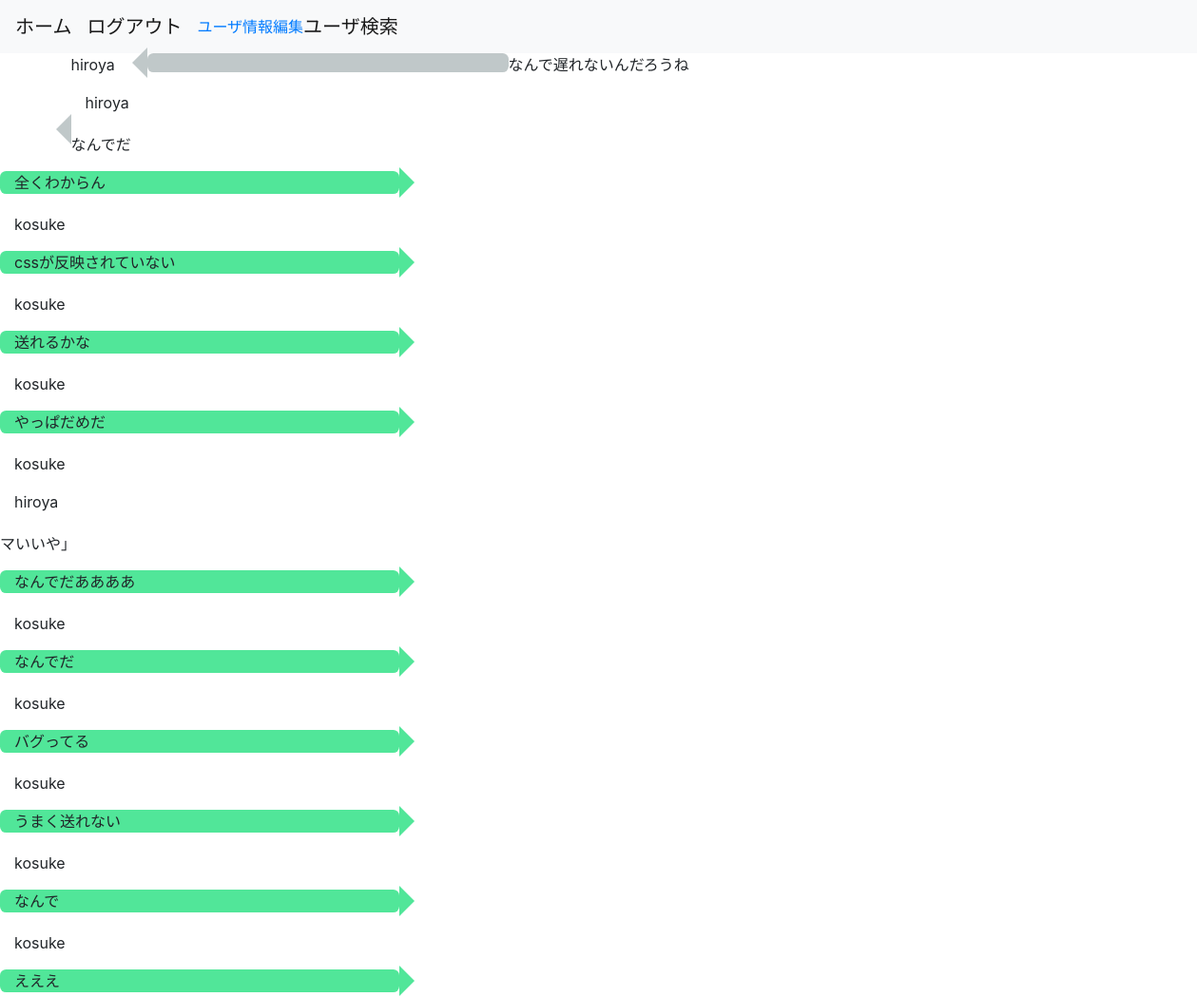
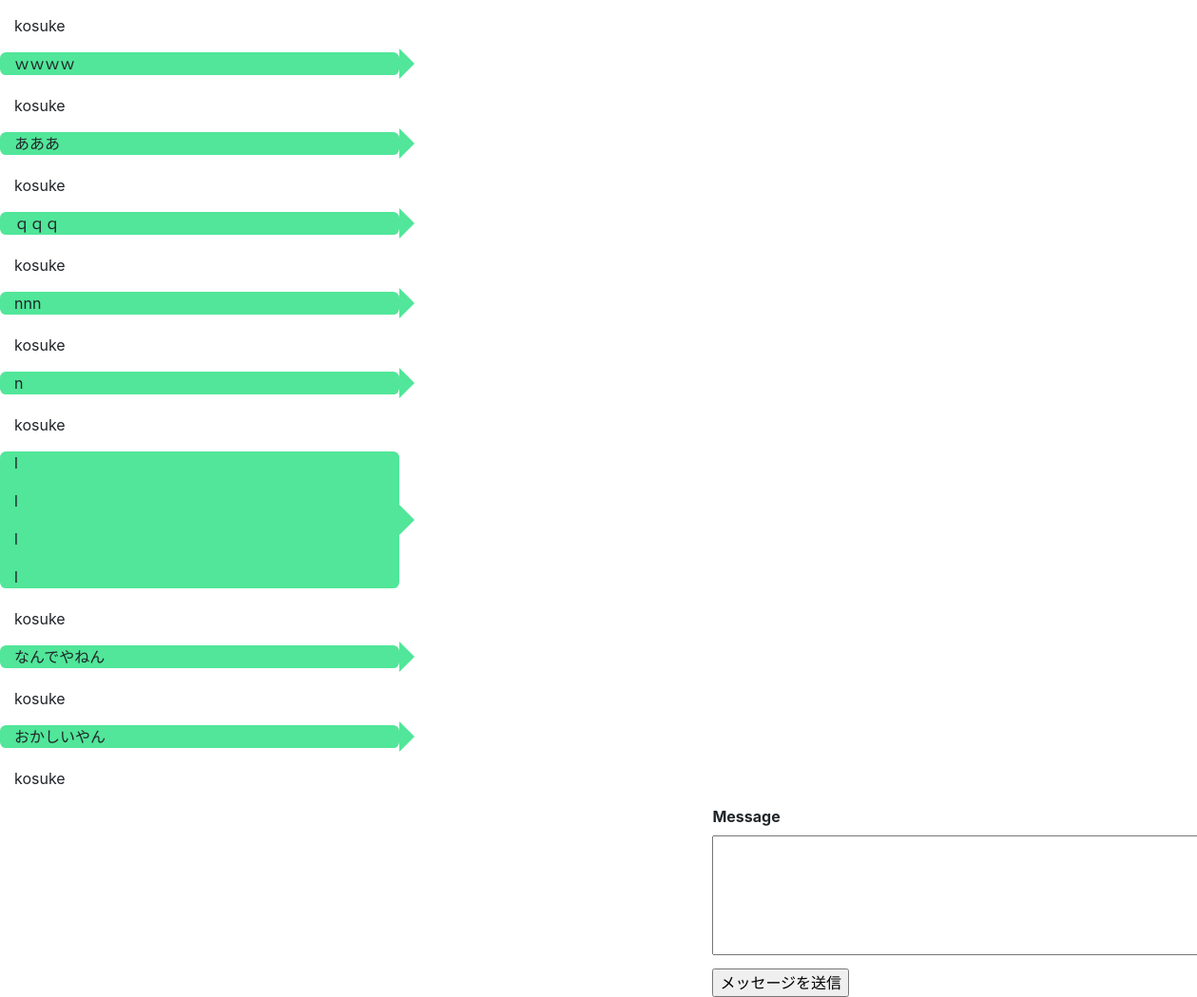
Screenshot of /message/2 (signed in) with the database file from the repository (2 pictures, top to bottom).
### flaskr/models.py (models this page shows, shortened)
class User(UserMixin, db.Model):
    __tablename__ = 'users'
    id = db.Column(db.Integer, primary_key=True)
    username = db.Column(db.String(64), index=True)
    email = db.Column(db.String(64), unique=True, index=True)
    password = db.Column(
        db.String(128),
        default = generate_password_hash('flasksnsapp')
    )
    picture_path = db.Column(db.Text)
    is_active = db.Column(db.Boolean, unique=False, default=False)
    create_at = db.Column(db.DateTime, default=datetime.now)
    update_at = db.Column(db.DateTime, default=datetime.now)
    @classmethod
    def select_user_by_id(cls, id):
      return cls.query.get(id)

class Message(db.Model):
    __tablename__ = 'messages'
    id = db.Column(db.Integer, primary_key=True)
    from_user_id = db.Column(db.Integer, db.ForeignKey('users.id'), index=True)
    to_user_id = db.Column(db.Integer, db.ForeignKey('users.id'), index=True)
    is_read = db.Column(db.Boolean, default=False)
    message = db.Column(db.Text)
    create_at = db.Column(db.DateTime, default=datetime.now())
    update_at = db.Column(db.DateTime, default=datetime.now())
    @classmethod
    def get_friend_messages(cls, id1, id2):
        return cls.query.filter(
            or_(
                and_(
                    cls.from_user_id == id1,
                    cls.to_user_id == id2
                ),
                and_(
                    cls.from_user_id == id2,
                    cls.to_user_id == id1
                )
            )
        ).order_by(cls.id).all()

### flaskr/views.py (the view)
@bp.route('/message/<id>', methods=['GET', 'POST'])
def message(id):
    if not UserConnect.is_friend(id):
        return redirect(url_for('app.home'))
    form = MessageForm(request.form)
    messages = Message.get_friend_messages(current_user.get_id(), id)
    user = User.select_user_by_id(id)
    read_messages_ids = [message.id for message in messages if (not message.is_read) and (message.from_user_id == int(id))]
    if read_messages_ids:
        with db.session.begin(subtransactions=True):
            Message.update_is_read_by_ids(read_messages_ids)
        db.session.commit()
    if request.method == 'POST' and form.validate():
        new_message = Message(current_user.get_id(), id, form.message.data)
        with db.session.begin(subtransactions=True):
            new_message.create_message()
        db.session.commit()
        return redirect(url_for('app.message', id=id))
    return render_template('message.html', form=form, messages=messages, to_user_id=id, user=user)

### flaskr/forms.py (shortened to what this page needs)
class MessageForm(Form):
    to_user_id = HiddenField()
    message = TextAreaField()
    submit = SubmitField('メッセージを送信')

### flaskr/models.py (called while the page is built)
@login_manager.user_loader
def load_user(user_id):
    return User.query.get(user_id)

    @classmethod
    def is_friend(cls, to_user_id):
        user = cls.query.filter(
            or_(
                and_(
                    UserConnect.from_user_id == current_user.get_id(),
                    UserConnect.to_user_id == to_user_id,
                    UserConnect.status == 2
                ),
                and_(
                    UserConnect.from_user_id == to_user_id,
                    UserConnect.to_user_id == current_user.get_id(),
                    UserConnect.status == 2
                )
            )
        ).first()
        return True if user else False

### flaskr/utils/template_filters.py (called while the page is built)
def replace_newline(text):
    return text.split('\n')

### flaskr/templates/message.html (shortened to what this page needs)
{% from '_formhelpers.html' import render_field %}
{% extends 'base.html' %}
{% block content %}
<div class="row">
{% for message in messages %}
  {% if message.from_user_id == current_user.id %}
  <div class="speech-bubble-self col-lg-4 col-md-8 col-sm-8 col-9">
    {% for splited_message in message.message | replace_newline %}
      <p>{{ splited_message | urlize}}</p>
    {% endfor %}
  </div>
  <div class="col-lg-1 col-md-1 col-sm-2 col-2">
    <p>{{ current_user.username }}</p>
  </div>
  {% else %}
  <div class="col-lg-1 col-md-1 col-sm-2 col-2">
    <p>{{ user.username }}</p>
  </div>
  <div class="speech-bubble-dest col-lg-4 col-md-8 col-sm-8 col-9"></div>
    {% for splited_message in message.message | replace_newline %}
      <p>{{ splited_message | urlize}}</p>
    {% endfor %}
  </div>
  {% endif %}
{% endfor %}
<div id="message_form" class="col-lg-4 offset-lg-7 col-md-8 offset-md-4 col-sm-12 col-12">
  <form method='POST'>
    {{ render_field(form.message, cols='50', rows='5') }}
    {{ form.submit() }}
  </form>
</div>
{% endblock content %}

### flaskr/static/css/style.css (style rules this page uses)
.speech-bubble-dest { position: relative; background: #c0c8c9; border-radius: .4em; margin-bottom: 20px; }
.speech-bubble-dest:after { content: ''; position: absolute; left: 0; top: 50%; width: 0; height: 0; border: 16px solid transparent; border-right-color: #c0c8c9; border-left: 0; margin-top: -16px; margin-left: -16px; }
.speech-bubble-self { position: relative; background: #51e699; border-radius: .4em; margin-bottom: 20px; }
.speech-bubble-self:after { content: ''; position: absolute; right: 0; top: 50%; width: 0; height: 0; border: 16px solid transparent; border-left-color: #51e699; border-right: 0; margin-top: -16px; margin-right: -16px; }

### rows the page displays
Message: message "なんで遅れないんだろうね"
User: username "hiroya"
Message: splited_message "なんでだ"
Message: message "全くわからん"
User: username "kosuke"
Message: message "cssが反映されていない"
Message: message "送れるかな"
Message: message "やっぱだめだ"
Message: splited_message "マいいや」"
Message: message "なんでだああああ"
Message: message "なんでだ"
Message: message "バグってる"
Message: message "うまく送れない"
Message: message "なんで"
Message: message "えええ"
Message: message "ｗｗｗｗ"
Message: message "あああ"
Message: message "ｑｑｑ"
Message: message "nnn"
Message: splited_message "n"
Message: splited_message "l" "l" "l" "l"
Message: message "なんでやねん"
Message: splited_message "おかしいやん"

### other values shown
{{ field.label }} "Message"
